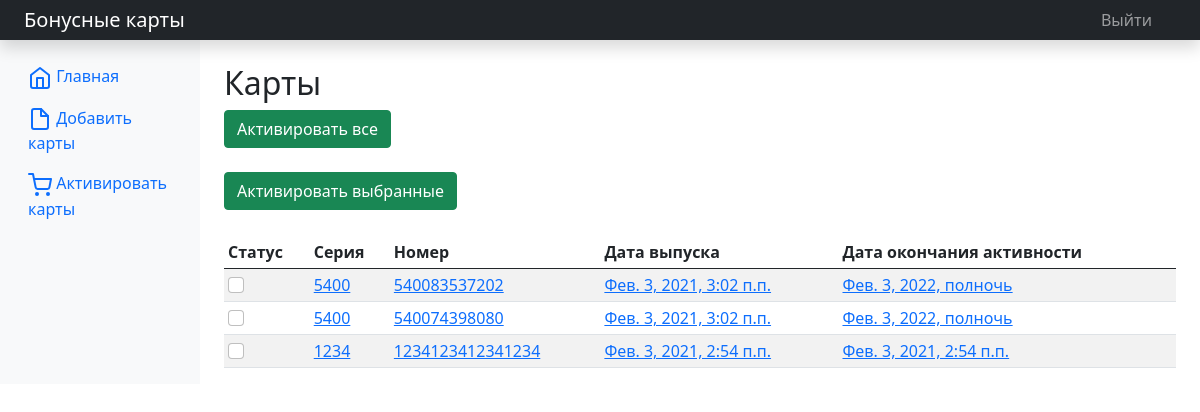
Page /activation/ (signed in) on the earlier database version.
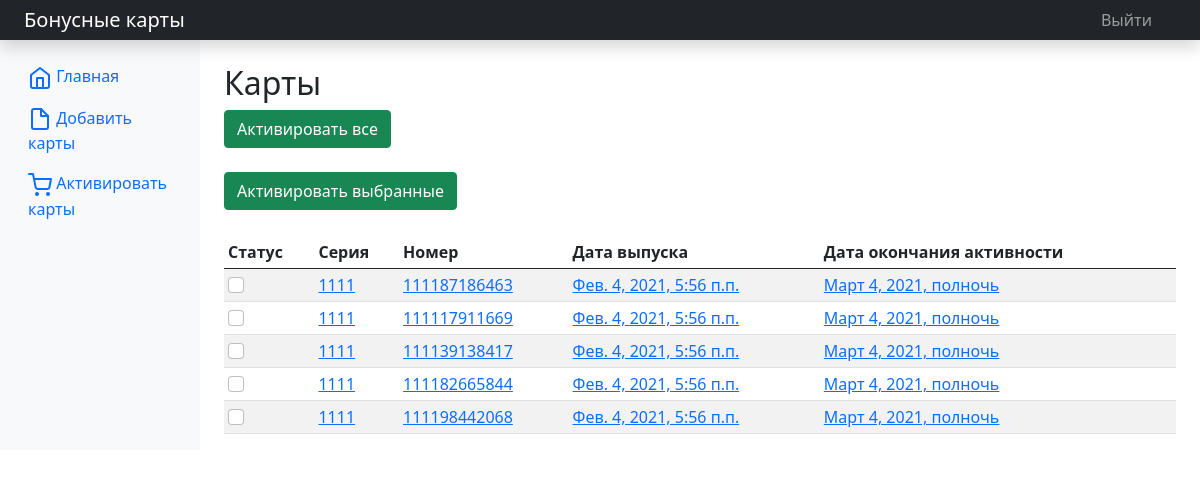
Same page on the later database version.
### cardslist/models.py (models this page shows, shortened)
class CardsList(models.Model):
    card_series = models.IntegerField(verbose_name='Серия карты')
    card_number = models.IntegerField(verbose_name='Номер карты', unique=True)
    card_issue_date = models.DateTimeField(auto_now_add=True, verbose_name='Дата выпуска карты')
    card_expiration_date = models.DateTimeField(verbose_name='Дата окончания активности карты')
    card_date_of_use = models.DateTimeField(verbose_name='Дата последнего использования карты', auto_now_add=True)
    card_bonus_amount = models.FloatField(null=True, blank=True, verbose_name='Сумма бонуса карты')
    card_status = models.CharField(max_length=12, default='Не активна', verbose_name='Статус карты')
    class Meta:
        verbose_name_plural = 'Бонусные карты'
        verbose_name = 'Бонусная карта'
        ordering = ['-card_date_of_use']

### cardslist/views.py (the view)
# urls.py: path('activation/', activation_cards, name='activation'),
@login_required()
def activation_cards(request):
    action = request.GET.get('action')
    if request.method == 'POST':
        not_active_cards = request.POST.getlist('activate')
        for pk in not_active_cards:
            card = CardsList.objects.get(pk=pk)
            card.card_status = 'Активна'
            card.save()
    elif action == '':
        cards = CardsList.objects.filter(card_status='Не активна')
        for card in cards:
            card.card_status = 'Активна'
            card.save()
        return HttpResponseRedirect(reverse('index'))
    cards = CardsList.objects.filter(card_status='Не активна')
    context = pagination(request, cards)
    return render(request, 'cardslist/activation.html', context)

### cardslist/services.py (called while the page is built)
def pagination(request, model):
    paginator = Paginator(model, 19)
    if 'page' in request.GET:
        page_num = request.GET['page']
    else:
        page_num = 1
    page = paginator.get_page(page_num)
    context = {'cards': page.object_list, 'page': page, 'p': paginator}
    return context

### cardslist/templates/cardslist/activation.html (shortened to what this page needs)
{% extends "layout/basic.html" %}
{% block content %}
<h2>Карты</h2>
<form action="{% url 'activation' %}">
    <button type="submit" class="btn btn-success" name="action">Активировать все</button>
</form>
<br>
<form method="post">
<button type="submit" class="btn btn-success">Активировать выбранные</button>
    <div class="table-responsive">
        <table class="table table-striped table-sm">
            <thead>
            <tr>
                <th>Статус</th>
                <th>Серия</th>
                <th>Номер</th>
                <th>Дата выпуска</th>
                <th>Дата окончания активности</th>
            </tr>
            </thead>
            <tbody>
            <div class="form-check">
            {% for card in cards %}
            <tr>
                <td><input class="form-check-input" type="checkbox" value="{{ card.pk}}" name="activate"></td>
                <td><a href="{% url 'card_detail' card.pk %}">{{card.card_series}}</a></td>
                <td><a href="{% url 'card_detail' card.pk %}">{{card.card_number}}</a></td>
                <td><a href="{% url 'card_detail' card.pk %}">{{card.card_issue_date}}</a></td>
                <td><a href="{% url 'card_detail' card.pk %}">{{card.card_expiration_date}}</a></td>
            </tr>
            {% endfor %}
            </div>
            </tbody>
        </table>
    </div>
</form>
{% endblock %}

Differences in the rows shown:
removed CardsList: card_series "5400", card_number "540083537202", card_issue_date "Фев. 3, 2021, 3:02 п.п.", card_expiration_date "Фев. 3, 2022, полночь"
removed CardsList: card_series "5400", card_number "540074398080", card_issue_date "Фев. 3, 2021, 3:02 п.п.", card_expiration_date "Фев. 3, 2022, полночь"
removed CardsList: card_series "1234", card_number "1234123412341234", card_issue_date "Фев. 3, 2021, 2:54 п.п.", card_expiration_date "Фев. 3, 2021, 2:54 п.п."
added CardsList: card_series "1111", card_number "111187186463", card_issue_date "Фев. 4, 2021, 5:56 п.п.", card_expiration_date "Март 4, 2021, полночь"
added CardsList: card_series "1111", card_number "111117911669", card_issue_date "Фев. 4, 2021, 5:56 п.п.", card_expiration_date "Март 4, 2021, полночь"
added CardsList: card_series "1111", card_number "111139138417", card_issue_date "Фев. 4, 2021, 5:56 п.п.", card_expiration_date "Март 4, 2021, полночь"
added CardsList: card_series "1111", card_number "111182665844", card_issue_date "Фев. 4, 2021, 5:56 п.п.", card_expiration_date "Март 4, 2021, полночь"
added CardsList: card_series "1111", card_number "111198442068", card_issue_date "Фев. 4, 2021, 5:56 п.п.", card_expiration_date "Март 4, 2021, полночь"
